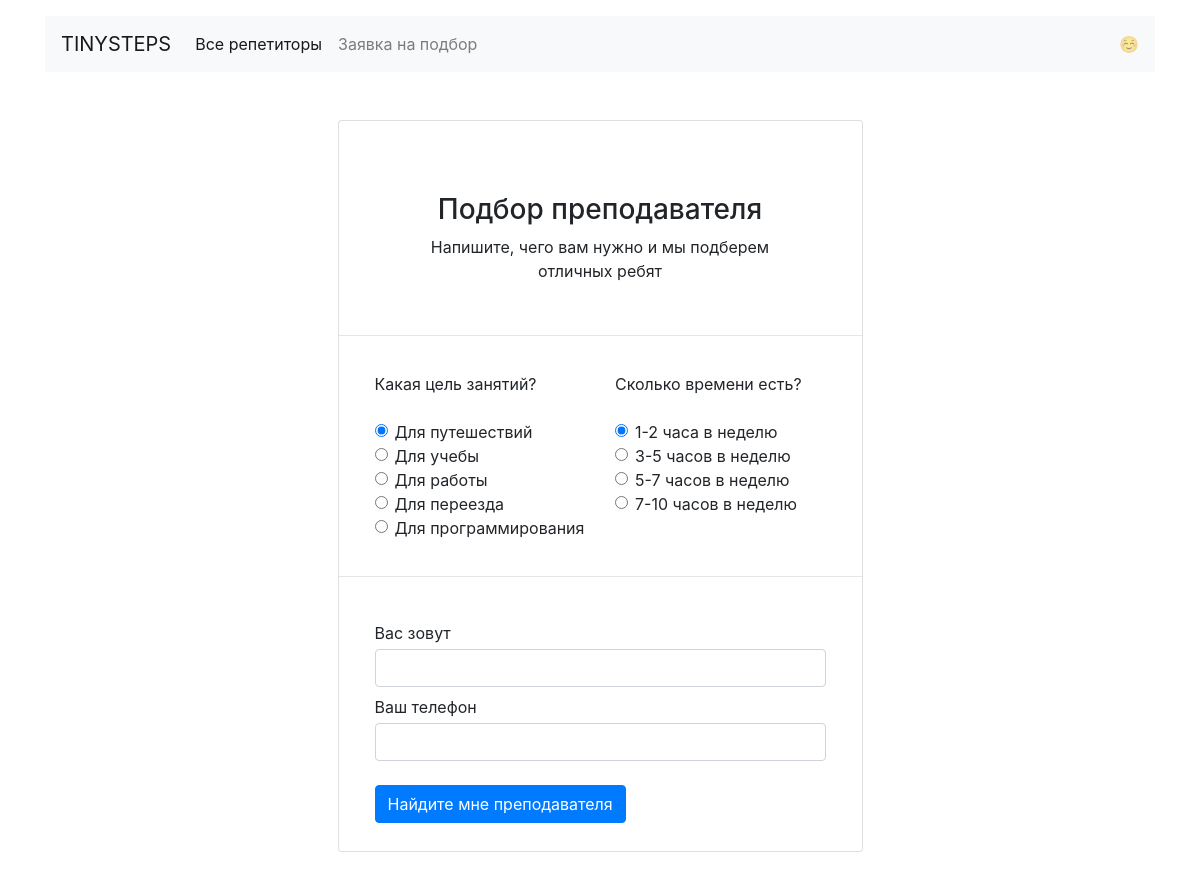
Page /request/ on the committed database.
### app.py (models this page shows)
class Goal(db.Model):
    __tablename__ = "goals"
    id = db.Column(db.Integer, primary_key=True)
    slug = db.Column(db.String(200))
    description = db.Column(db.String(200))
    teachers = db.relationship("Teacher", secondary=teachers_goals_association, back_populates="goals")
    icon = db.Column(db.String(30))

### app.py (the view, shortened to what this page needs)
@app.route('/request/', methods=["GET", "POST"])
def render_request():
    form = RequestForm()
    goals = db.session.query(Goal).all()
    choices = [(str(goal.id), goal.description) for goal in goals]
    form.goal.choices = choices
    form.goal.data = choices[0][0]
    return render_template('request.html', form=form)

### forms.py
class RequestForm(FlaskForm):
    goal = RadioField('Какая цель занятий?', validators=[InputRequired()])
    time = RadioField('Сколько времени есть?', choices=TIMES, default=TIMES[0][0], validators=[InputRequired()])
    name = StringField('Вас зовут', [InputRequired(message="Введите что-нибудь")])
    phone = StringField('Ваш телефон', [InputRequired(message="Введите что-нибудь"),
                                        Length(min=7, message="Неправильный номер")])
    submit = SubmitField('Найдите мне преподавателя')

### templates/request.html (shortened to what this page needs)
{% extends 'base.html' %}
{% block content %}
  <main class="container mt-5">
    <div class="col-12 col-sm-10 col-lg-6 offset-lg-3 offset-sm-1">
      <form action="{{ url_for('render_request') }}" class="card mb-5" method="POST">
        <div class="card-body text-center pt-5">
          <h1 class="h3 card-title mt-4 mb-2">Подбор преподавателя</h1>
          <p class="px-5">Напишите, чего вам нужно и&nbsp;мы&nbsp;подберем отличных&nbsp;ребят</p>
        </div>
        <hr>
        <div class="card-body mx-3">
          <div class="row">
            <div class="col">
              <p>{{ form.goal.label }}</p>
              {% for radio in form.goal %}
              <div class="form-check ">
                {{ radio(class='form-check-input') }}
                {{ radio.label(class='form-check-label') }}
              </div>
              {% endfor %}
            </div>
            <div class="col">
              <p>{{ form.time.label }}</p>
              {% for radio in form.time %}
              <div class="form-check ">
                {{ radio(class='form-check-input') }}
                {{ radio.label(class='form-check-label') }}
              </div>
              {% endfor %}
            </div>
          </div>
        </div>
        <hr>
        <div class="card-body mx-3">
          {{ form.name.label(class='mb-1 mt-2') }}
          {{ form.name(class='form-control') }}
          {{ form.phone.label(class='mb-1 mt-2') }}
          {{ form.phone(class='form-control') }}
          {{ form.submit(class='btn btn-primary mt-4 mb-2') }}
        </div>
      </form>
    </div>
  </main>
{% endblock %}

### rows in the picture
Goal: label "Для путешествий"
Goal: label "Для учебы"
Goal: label "Для работы"
Goal: label "Для переезда"
Goal: label "Для программирования"

### other values in the picture
{{ radio.label(class='form-check-label') }} "1-2 часа в неделю" "3-5 часов в неделю" "5-7 часов в неделю" "7-10 часов в неделю"
